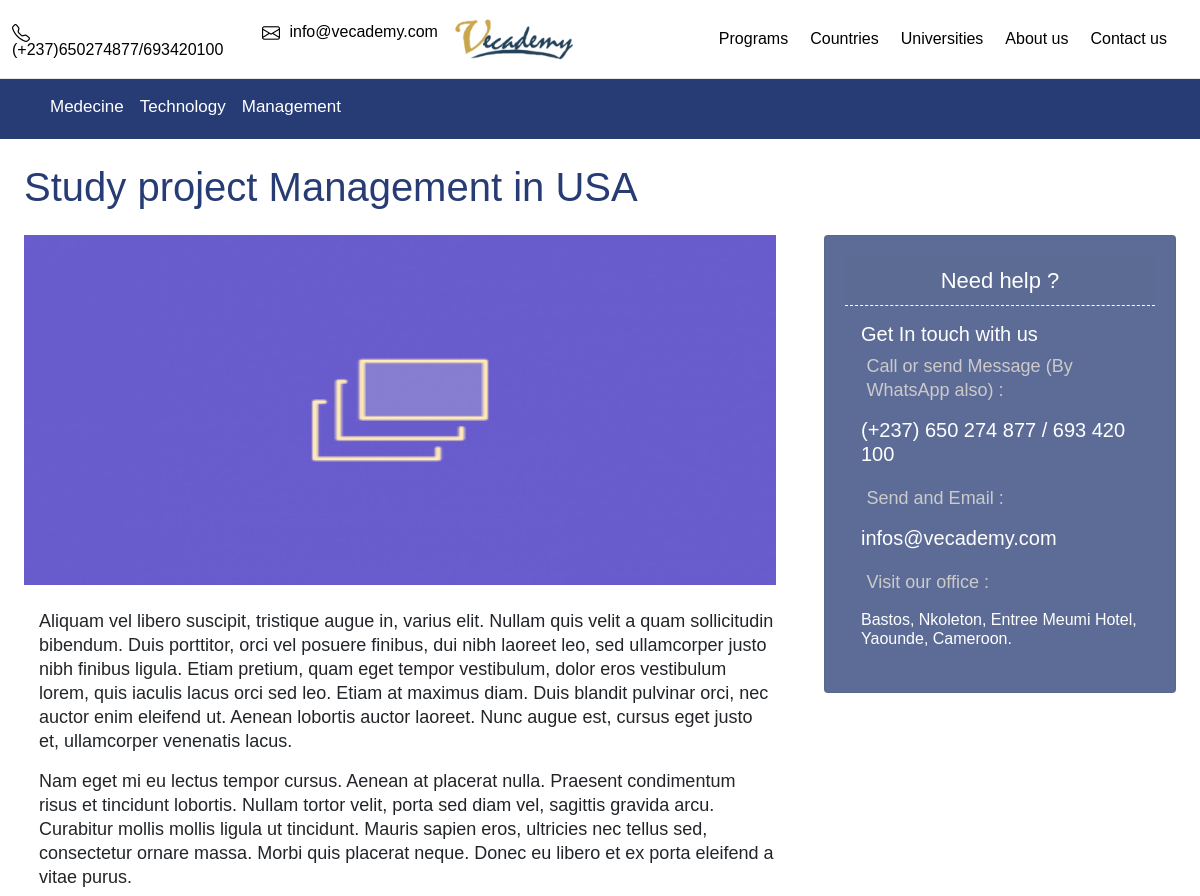
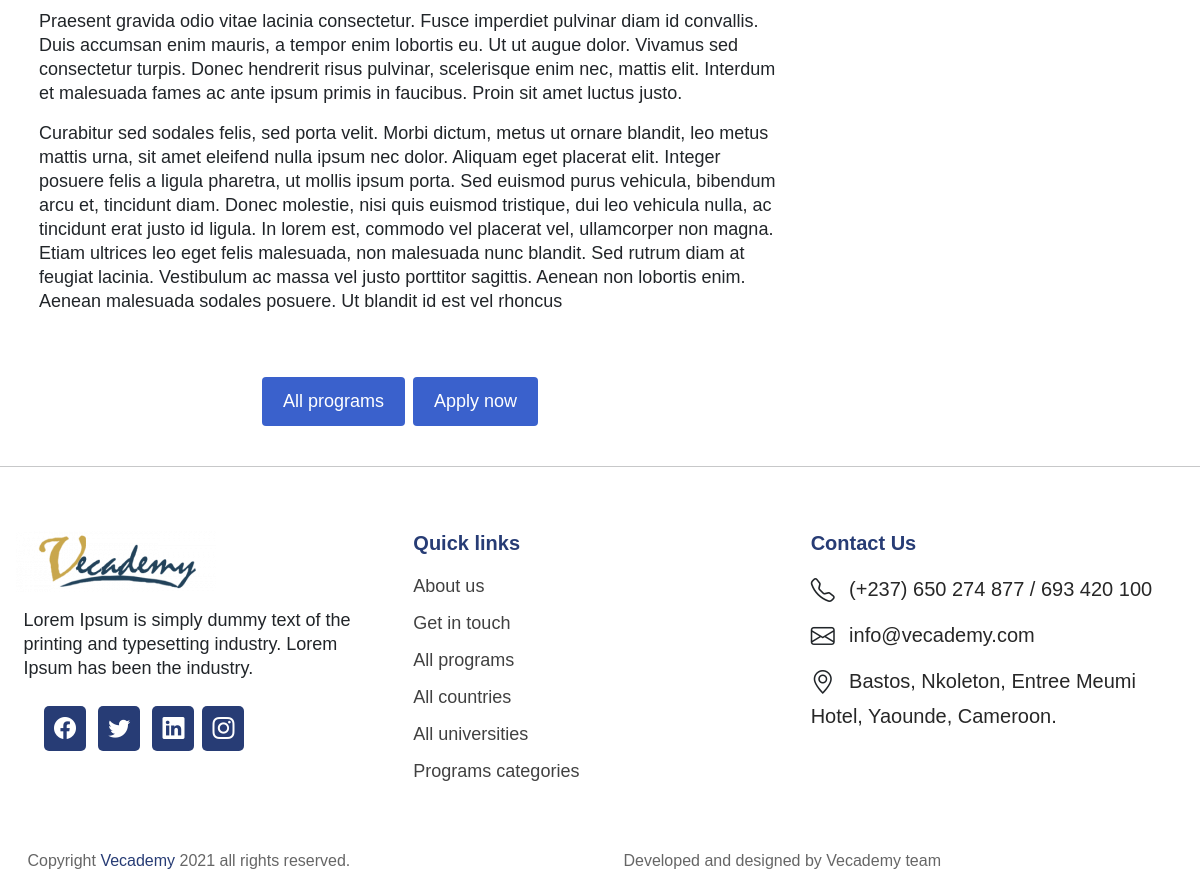
Page /programs/Study project Management in USA/ on the committed database (2 pictures, top to bottom).
### main/models.py (models this page shows, shortened)
class ProgramCategory(models.Model):
    program_category_title = models.CharField(max_length=254, null= True, blank=True)
    program_category_description = RichTextField(null = True, blank = True)
    program_category_image = models.ImageField(default = 'default', upload_to = 'programs-images/%Y/%m/%d/')
    date_created = models.DateTimeField(auto_now_add=True, blank=True, null=True)
    last_update = models.DateTimeField(null=True, blank=True)
    set_draft = models.BooleanField(default=True)
    set_featured = models.BooleanField(default=False)
    class Meta:
        verbose_name = 'Program Category'
        verbose_name_plural = 'Program Categories'

class Program(models.Model):
    program_name = models.CharField(max_length=254, null=True, blank=True)
    program_category = models.ForeignKey(ProgramCategory, blank=True, null=True, on_delete=models.PROTECT)
    choose_university = models.ForeignKey(University, on_delete=models.PROTECT, null=True, blank=True)
    program_short_description = models.TextField(max_length=200, null=True, blank=True)
    program_description = RichTextField(blank = True, null = True)
    program_image = models.ImageField(default = 'default.png', upload_to = 'programs-images/%Y/%m/%d/')
    program_icon = IconField(null = True, blank =True, default = 'Graduation Cap')
    date_created = models.DateTimeField(auto_now_add=True, blank=True, null=True)
    last_update = models.DateTimeField(null=True, blank=True)
    set_draft = models.BooleanField(default=True)
    set_featured = models.BooleanField(default=False)
    class Meta:
        verbose_name = 'Program'
        verbose_name_plural = 'Programs'

### main/views.py (the view)
# urls.py: path('programs/<str:program_url>/', views.singleProgram, name='single-program'),
def singleProgram(request, program_url):
    category_to_navebar = ProgramCategory.objects.all().filter(set_draft = False, set_featured = True)
    program_to_form = Program.objects.all().filter(set_draft = False)
    single_program = Program.objects.get(program_name = program_url, set_draft = False)
    program_fact = single_program.programfact_set.all().filter(set_draft = False)
    featured_post = BlogPost.objects.all().filter(set_draft = False, set_featured = True).order_by('-date_created')[:8]
    context = {
        'program_to_form':program_to_form,
        'featured_post':featured_post,
        'program_fact':program_fact,
        'single_program':single_program,
        'category_to_navebar':category_to_navebar,
    }
    return render(request, 'main/single-program.html', context)

### main/templates/main/single-program.html
{% extends 'main/index.html' %}
{% load static %}
{% block contain%}
<main>
    <div class="container-fluid p-4">
        <h3 class="mb-4 display-6">
            <span class="main-color">{{single_program.program_name}}</span>
        </h3>
        <div class="row g-5">
            <div class="col-lg-8 col-md-7 col-12">
                <div class="row g-5">
                    <div class="col-12">
                        {% include 'main/single-program-contain.html' %}
                    </div>
                    <div class="col-12 d-flex justify-content-center">
                        <div class="d-grid gap-2 d-md-flex justify-content-md-start">
                            <a class="btn btn-on-white" href="{% url 'programs' %}">All programs</a>
                            <a class="btn btn-on-white" href=" {% url 'contact' %} ">Apply now</a>
                        </div>
                    </div>
                </div>
            </div>
            <div class="col-lg-4 col-md-5">
                <div class="position-sticky" style="top: 2rem;">
                    {% include 'main/page-sidebar.html' %}
                </div>
            </div>
        </div>
    </div>
</main>
<hr> {% endblock %}

### main/templates/main/navbar.html
{% load static %}
{% if category_to_navebar %}
<div class="main-bg-color py-2">
    <div class="container">
        <div class="nav-scroller">
            <nav class="nav">
                {% for item in category_to_navebar %}
                <a class="p-2 text-white" href="{% url 'single-category' item.program_category_title %}">{{item.program_category_title}}</a>
                {% endfor %}
            </nav>
        </div>
    </div>
</div>
{% endif %}

### main/templates/main/single-program-contain.html (shortened to what this page needs)
 {% load static %}
<div class="service-details">
    <div class="service-single-img">
        <img class="program-image mb-4" src="{{single_program.program_image.url}}" alt="{{single_program.program_name}}">
    </div>
    <div class="content-body mt-20">
        {{single_program.program_description|safe}}
    </div>
</div>

### static/css/main.css (style rules this page uses)
body { font-family: proxima-nova, Helvetica, Arial, sans-serif; }
h3 { font-family: proxima-nova, Helvetica, Arial, sans-serif; font-weight: 600; line-height: 24px; font-size: 20px; }
p { font-family: proxima-nova, Helvetica, Arial, sans-serif; font-weight: 400; line-height: 24px; font-size: 18px; padding-left: 2%; }
.main-bg-color { background-color: #273c75; }
.btn-on-white { width: auto; padding: 10px 20px 10px 20px; background-color: #3a61cc; text-decoration: none; color: white; font-size: 18px; }
.main-color { color: #273c75; text-decoration: none; }
.item-container i, span { color: #ffffff; }
.nav-scroller { position: relative; z-index: 2; height: 2.75rem; overflow-y: hidden; }
.nav-scroller .nav { display: flex; flex-wrap: nowrap; padding-bottom: 1rem; margin-top: -1px; overflow-x: auto; text-align: center; white-space: nowrap; -webkit-overflow-scrolling: touch; }
.nav-scroller .nav a { text-decoration: none; font-size: 17px; color: #273c75; font-weight: 500; }

### main/templates/main/single-program-contain.html (style rules this page uses)
.program-image { max-height: 350px; width: 100%; }

### rows in the picture
ProgramCategory: program_category_title "Medecine"
ProgramCategory: program_category_title "Technology"
ProgramCategory: program_category_title "Management"
Program: program_name "Study project Management in USA", program_image (placeholder picture), program_description "Aliquam vel libero suscipit, tristique augue in, varius elit. Nullam quis velit a quam sollicitudin bibendum. Duis porttitor, orci vel posuere finibus, dui nibh laoreet leo, sed ullamcorper justo nibh finibus ligula. Etiam pretium, quam eget tempor vestibulum, dolor eros vestibulum lorem, quis iaculis lacus orci sed leo. Etiam at maximus diam. Duis blandit pulvinar orci, nec auctor enim eleifend ut. Aenean lobortis auctor laoreet. Nunc augue est, cursus eget justo et, ullamcorper venenatis lacus. Nam eget mi eu lectus tempor cursus. Aenean at placerat nulla. Praesent condimentum risus et tincidunt lobortis. Nullam tortor velit, porta sed diam vel, sagittis gravida arcu. Curabitur mollis…"
